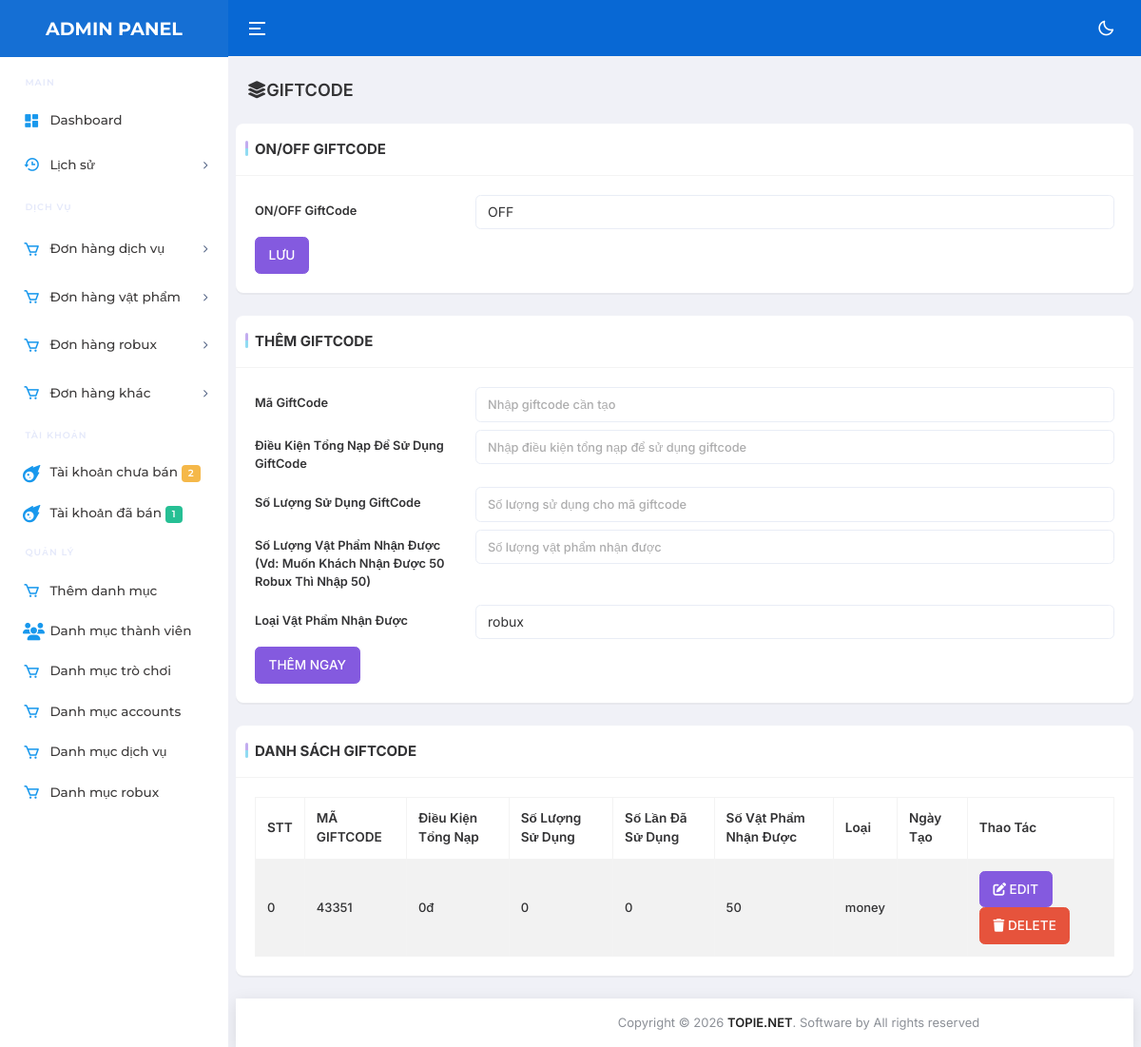
/public/admin/GiftCode.php (signed in), run on the app's committed database.
### tables this page shows
CREATE TABLE `options` (
  `id` int(11) NOT NULL,
  `name` varchar(255) DEFAULT NULL,
  `value` longtext DEFAULT NULL
);

CREATE TABLE `giftcode` (
  `id` int(11) NOT NULL,
  `code` varchar(64) DEFAULT NULL,
  `dieukien` int(11) DEFAULT 0,
  `soluong` int(11) DEFAULT 0,
  `sudung` int(11) DEFAULT 0,
  `createdate` datetime DEFAULT NULL,
  `sovatpham` float DEFAULT 0,
  `loai` varchar(255) DEFAULT NULL
);

### config/function.php (called while the page is built, shortened)
<?php
$CMSNAV = new CMSNAV;
function BASE_URL($url)
{
    $a = (isset($_SERVER['HTTPS']) && $_SERVER['HTTPS'] === 'on' ? "https" : "http") . "://" . $_SERVER["HTTP_HOST"];
    if($a == 'http://localhost'){
        $a = 'http://localhost/CMSNAV.CO/SHOPNICK2';
    }
    return $a.'/'.$url;
}
function format_cash($price)
{
    return str_replace(",", ".", number_format($price));
}

### config/config.php (called while the page is built, shortened)
<?php
class CMSNAV
{
    private $ketnoi;
    function connect()
    {
        if (!$this->ketnoi)
        {
            $this->ketnoi = mysqli_connect('localhost', 'randomsieuxin_test11', 'randomsieuxin_test11', 'randomsieuxin_test11') or die ('Vui lòng kết nối đến DATABASE');
            mysqli_query($this->ketnoi, "set names 'utf8'");
        }
    }
    function site($data)
{
        $row = $this->ketnoi->query("SELECT * FROM `options` WHERE `name` = '$data' ")->fetch_array();
        return $row['value'];
    }
    function get_list($sql)
    {
        $result = mysqli_query($this->ketnoi, $sql);
        $return = array();
        while ($row = mysqli_fetch_assoc($result))
        {
            $return[] = $row;
        }
        return $return;
    }
}

### public/admin/GiftCode.php (the view, shortened to what this page needs)
<?php
    require_once("../../config/config.php");
    require_once("../../config/function.php");
    require_once(__DIR__."/Header.php");
    require_once(__DIR__."/Sidebar.php");
?>
<div class="main-content app-content">
    <div class="container-fluid">
        <div class="d-md-flex d-block align-items-center justify-content-between my-4 page-header-breadcrumb">
            <h1 class="page-name fw-semibold fs-18 mb-0"><i class="fa-solid fa-layer-group"></i>GIFTCODE
            </h1>
            </div>
        </div>
        <div class="row">
            <div class="col-xl-12">
                <div class="card custom-card">
                    <div class="card-header justify-content-between">
                        <div class="card-title">
                          ON/OFF GIFTCODE
                        </div>
                    </div>
                    <div class="card-body">
                        <form action="" method="POST">
                            <div class="form-label row">
                                <label class="col-sm-3 col-form-label">ON/OFF GiftCode</label>
                                <div class="col-sm-9">
                                    <select class="form-control show-tick" name="giftcode" required>
                                        <option <?=$CMSNAV->site('giftcode') == 'OFF' ? 'selected' : '';?>
                                            value="OFF">OFF</option>
                                    </select>
                                </div>
                            </div>
                            <button type="submit" name="btnSaveOption" class="btn btn-primary btn-block">
                                <span>LƯU</span></button>
                        </form>
                    </div>
                </div>
            <div class="col-xl-12">
                <div class="card custom-card">
                    <div class="card-header justify-content-between">
                        <div class="card-title">
                          THÊM GIFTCODE
                        </div>
                    </div>
                    <div class="card-body">
                        <form action="" method="POST" enctype="multipart/form-data">
                            <div class="form-label row">
                                <label class="col-sm-3 col-form-label">Mã GiftCode</label>
                                <div class="col-sm-9">
                                    <div class="form-line">
                                        <input type="text" name="code" class="form-control" placeholder="Nhập giftcode cần tạo" required>
                                    </div>
                                </div>
                            </div>
                            <div class="form-label row">
                                <label class="col-sm-3 col-form-label">Điều Kiện Tổng Nạp Để Sử Dụng GiftCode</label>
                                <div class="col-sm-9">
                                    <div class="form-line">
                                        <input type="text" name="dieukien" class="form-control" placeholder="Nhập điều kiện tổng nạp để sử dụng giftcode" required>
                                    </div>
                                </div>
                            </div>
                            <div class="form-label row">
                                <label class="col-sm-3 col-form-label">Số Lượng Sử Dụng GiftCode</label>
                                <div class="col-sm-9">
                                    <div class="form-line">
                                        <input type="text" name="soluong" class="form-control" placeholder="Số lượng sử dụng cho mã giftcode" required>
                                    </div>
                                </div>
                            </div>
                            <div class="form-label row">
                                <label class="col-sm-3 col-form-label">Số Lượng Vật Phẩm Nhận Được (Vd: Muốn Khách Nhận Được 50 Robux Thì Nhập 50)</label>
                                <div class="col-sm-9">
                                    <div class="form-line">
                                        <input type="text" name="sovatpham" class="form-control" placeholder="Số lượng vật phẩm nhận được" required>
                                    </div>
                                </div>
                            </div>
                            <div class="form-label row">
                                <label class="col-sm-3 col-form-label">Loại Vật Phẩm Nhận Được</label>
                                <div class="col-sm-9">
                                    <select class="form-control show-tick" name="loai" required>
                                        <option value="robux">robux</option>
                                    </select>
                                </div>
                            </div>
                            <button type="submit" name="ThemGiftCode" class="btn btn-primary btn-block">
                                <span>THÊM NGAY</span></button>
                        </form>
                    </div>
                </div>
            </div>
            <div class="col-xl-12">
                <div class="card custom-card">
                    <div class="card-header justify-content-between">
                        <div class="card-title">
                          DANH SÁCH GIFTCODE
                        </div>
                    </div>
                    <div class="card-body">
                        <div class="table-responsive">
                            <table id="datatable1" class="table table-bordered table-striped table-hover">
                                <thead>
                                    <tr>
                                        <th>STT</th>
                                        <th>MÃ GIFTCODE</th>
                                        <th>Điều Kiện Tổng Nạp</th>
                                        <th>Số Lượng Sử Dụng</th>
                                        <th>Số Lần Đã Sử Dụng</th>
                                        <th>Số Vật Phẩm Nhận Được</th>
                                        <th>Loại</th>
                                        <th>Ngày Tạo</th>
                                        <th>Thao Tác</th>
                                    </tr>
                                </thead>
                                <tbody>
                                    <?php $i = 0; foreach($CMSNAV->get_list(" SELECT * FROM `giftcode` ORDER BY id DESC ") as $row){ ?>
                                    <tr>
                                        <td><?=$i++;?></td>
                                        <td><?=$row['code'];?></td>
                                        <td><?=format_cash($row['dieukien']);?>đ</td>
                                        <td><?=format_cash($row['soluong']);?></td>
                                        <td><?=format_cash($row['sudung']);?></td>
                                        <td><?=format_cash($row['sovatpham']);?></td>
                                        <td><?=$row['loai'];?></td>
                                        <td><?=$row['createdate	'];?></td>
                                        <td>
                                            <a class="btn btn-primary"
                                                href="<?=BASE_URL('Admin/GiftCode/Edit/');?><?=$row['id'];?>"><i
                                                    class="fas fa-edit"></i>
                                                <span>EDIT</span></a>
                                            <button class="btn btn-danger delete" data-id="<?=$row['id'];?>"
                                                data-name="<?=$row['title'];?>"><i class="fas fa-trash"></i>
                                                <span>DELETE</span></button>
                                        </td>
                                    </tr>
                                    <?php }?>
                                </tbody>
                            </table>
                        </div>
                    </div>
                </div>
            </div>
        </div>
</div>
<?php
    require_once(__DIR__."/Footer.php");
?>

### public/admin/Header.php (style rules this page uses)
.table-responsive { overflow-x: auto; -webkit-overflow-scrolling: touch; }
th, td { padding: 8px; }
thead { position: sticky; top: 0; background-color: white; z-index: 1; }

### data on the page
options: giftcode "OFF"
giftcode: code "43351", dieukien "0", soluong "0", sudung "0", sovatpham "50", loai "money"

### other printed values
$CMSNAV->num_rows("SELECT * FROM `accounts` WHERE `username` IS NULL") "2"
